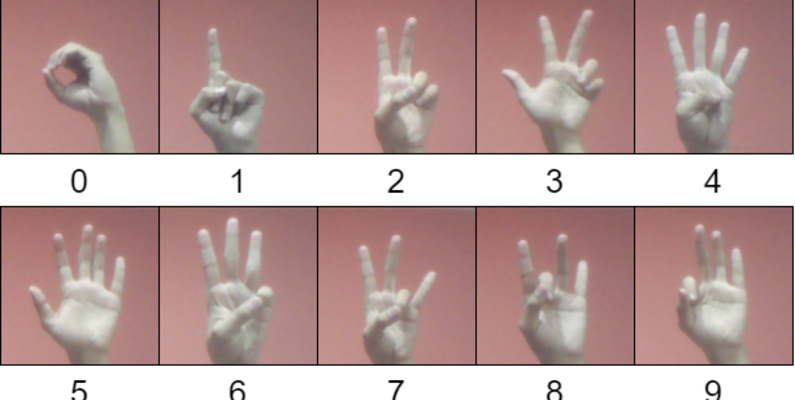
#> input picture digits.png, 795 x 400 px, given as the content of the folder ./data, which was not available
$ python -i preprocess.py   (imports and definitions only)
#> lines starting #> are read from the running program, lines starting #| are printed output that depends on the picture; after the words box and inside, x2 and y2 are one past the last pixel; in counts of white or black regions, pixels touching at a corner belong together; pictures that were not available may be replaced by others from this repository, and a replacement may not be noted
import os
import cv2 as cv
import numpy as np
import random
path = "./data"
def preprocess(dataset_path, img_size=(98,98)):
#> called with dataset_path = './data', img_size = (98, 98)
    x = []
    y = []
    labels = os.listdir(dataset_path)
    labels = ['0','1','2','3','4','5','6','7','8','9','10','11','12']
    print(labels)
    label_map = {label: idx for idx, label in enumerate(labels)}
    for label in labels:
        label_path = os.path.join(dataset_path, label)
        print(label)
        for image in os.listdir(label_path):
            image_path = os.path.join(label_path, image)
            img_grid = cv.imread(image_path, cv.IMREAD_GRAYSCALE)
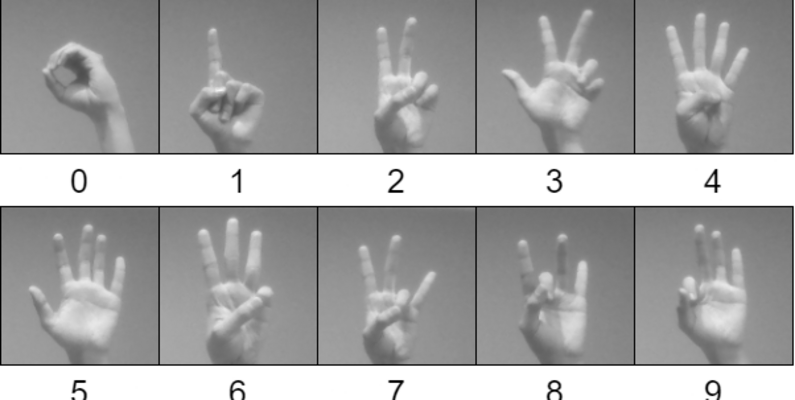
#> img_grid: shape (400, 795); min 0, max 255, mean 164.8
            blur = cv.GaussianBlur(img_grid,(5,5),1.5)
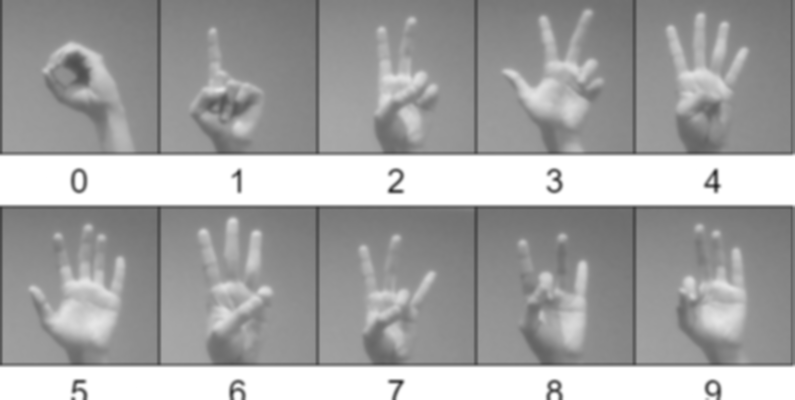
#> blur: shape (400, 795); min 43, max 255, mean 164.7
            th3 = cv.adaptiveThreshold(blur,255,cv.ADAPTIVE_THRESH_GAUSSIAN_C,cv.THRESH_BINARY_INV,9,2)
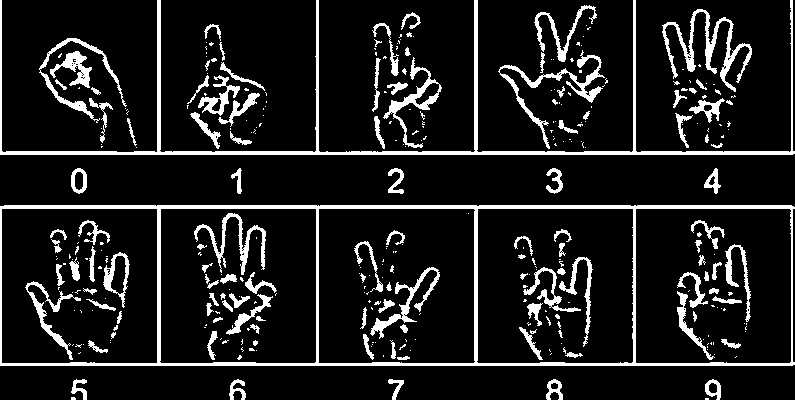
#> th3: shape (400, 795); 11.5% white; 340 white regions (222 under 20 px), largest, box (x1, y1, x2, y2) and area: (0, 205, 795, 366) 8497, (0, 0, 795, 155) 5810, (662, 9, 752, 92) 1625
            ret, res = cv.threshold(th3, 80, 255, cv.THRESH_BINARY_INV+cv.THRESH_OTSU)
#> ret = 0
            img_grid = res
            img_grid = cv.resize(img_grid, img_size)
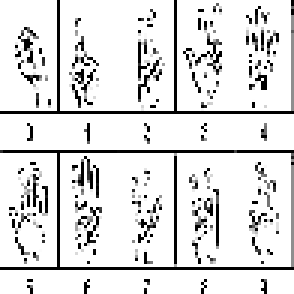
#> img_grid: shape (98, 98) (shown 3 times larger); min 0, max 255, mean 223.6
            img_grid = np.array(img_grid) / 255.0
            x.append(img_grid)
            y.append(label_map[label])
            x.append(img_grid)
            y.append(label_map[label])
    data = list(zip(x, y))
    random.shuffle(data)
    x, y = zip(*data)
    return x, y
x, y = preprocess(path)
# [1 line not run here, left out]

>>> result = preprocess('digits.png')
